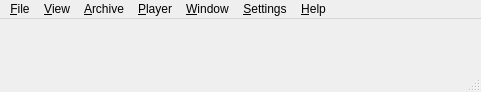
<?xml version="1.0" encoding="UTF-8"?>
<ui version="4.0">
 <class>MainWindow</class>
 <widget class="QMainWindow" name="MainWindow">
  <property name="geometry">
   <rect>
    <x>0</x>
    <y>0</y>
    <width>481</width>
    <height>92</height>
   </rect>
  </property>
  <widget class="QWidget" name="centralwidget"/>
  <widget class="QMenuBar" name="menubar">
   <property name="geometry">
    <rect>
     <x>0</x>
     <y>0</y>
     <width>481</width>
     <height>25</height>
    </rect>
   </property>
   <widget class="QMenu" name="menuFile">
    <property name="title">
     <string>&amp;File</string>
    </property>
    <addaction name="actionQuit"/>
   </widget>
   <widget class="QMenu" name="menuHelp">
    <property name="title">
     <string>&amp;Help</string>
    </property>
    <addaction name="actionAbout"/>
    <addaction name="actionAboutQt"/>
   </widget>
   <widget class="QMenu" name="menuView">
    <property name="title">
     <string>&amp;View</string>
    </property>
    <addaction name="actionSingleLayoutMode"/>
    <addaction name="actionSeparateLayoutMode"/>
   </widget>
   <widget class="QMenu" name="menuPlayer">
    <property name="title">
     <string>&amp;Player</string>
    </property>
    <addaction name="actionCreatePlayer"/>
    <addaction name="actionRecreatePlayer"/>
    <addaction name="actionDestroyPlayer"/>
    <addaction name="actionShowPlayer"/>
    <addaction name="separator"/>
    <addaction name="actionSourcePlay"/>
    <addaction name="actionSourcePause"/>
    <addaction name="actionSourceStop"/>
    <addaction name="actionSourceLoop"/>
   </widget>
   <widget class="QMenu" name="menuArchive">
    <property name="title">
     <string>&amp;Archive</string>
    </property>
    <addaction name="actionMountArchive"/>
    <addaction name="actionUnmountArchive"/>
    <addaction name="actionUnmountAllArchives"/>
   </widget>
   <widget class="QMenu" name="menuWindow">
    <property name="title">
     <string>&amp;Window</string>
    </property>
   </widget>
   <widget class="QMenu" name="menuSettings">
    <property name="title">
     <string>&amp;Settings</string>
    </property>
   </widget>
   <addaction name="menuFile"/>
   <addaction name="menuView"/>
   <addaction name="menuArchive"/>
   <addaction name="menuPlayer"/>
   <addaction name="menuWindow"/>
   <addaction name="menuSettings"/>
   <addaction name="menuHelp"/>
  </widget>
  <widget class="QStatusBar" name="statusbar"/>
  <action name="actionQuit">
   <property name="text">
    <string>&amp;Quit</string>
   </property>
   <property name="shortcut">
    <string>Ctrl+Q</string>
   </property>
  </action>
  <action name="actionAbout">
   <property name="text">
    <string>About</string>
   </property>
  </action>
  <action name="actionSingleLayoutMode">
   <property name="checkable">
    <bool>true</bool>
   </property>
   <property name="text">
    <string>Single View</string>
   </property>
  </action>
  <action name="actionSeparateLayoutMode">
   <property name="checkable">
    <bool>true</bool>
   </property>
   <property name="text">
    <string>Separate Windows</string>
   </property>
  </action>
  <action name="actionMountArchive">
   <property name="icon">
    <iconset resource="../res/res.qrc">
     <normaloff>:/icons/archive-mount.svg</normaloff>:/icons/archive-mount.svg</iconset>
   </property>
   <property name="text">
    <string>Mount</string>
   </property>
   <property name="toolTip">
    <string>Mount archive to file system</string>
   </property>
  </action>
  <action name="actionUnmountArchive">
   <property name="icon">
    <iconset resource="../res/res.qrc">
     <normaloff>:/icons/archive-unmount.svg</normaloff>:/icons/archive-unmount.svg</iconset>
   </property>
   <property name="text">
    <string>Unmount</string>
   </property>
   <property name="toolTip">
    <string>Unmount archive from file system</string>
   </property>
  </action>
  <action name="actionCreatePlayer">
   <property name="text">
    <string>Create Player</string>
   </property>
  </action>
  <action name="actionDestroyPlayer">
   <property name="text">
    <string>Destroy Player</string>
   </property>
  </action>
  <action name="actionSourcePlay">
   <property name="icon">
    <iconset resource="../res/res.qrc">
     <normaloff>:/icons/playback-play.svg</normaloff>:/icons/playback-play.svg</iconset>
   </property>
   <property name="text">
    <string>Play</string>
   </property>
  </action>
  <action name="actionSourcePause">
   <property name="icon">
    <iconset resource="../res/res.qrc">
     <normaloff>:/icons/playback-pause.svg</normaloff>:/icons/playback-pause.svg</iconset>
   </property>
   <property name="text">
    <string>Pause</string>
   </property>
  </action>
  <action name="actionSourceStop">
   <property name="icon">
    <iconset resource="../res/res.qrc">
     <normaloff>:/icons/playback-stop.svg</normaloff>:/icons/playback-stop.svg</iconset>
   </property>
   <property name="text">
    <string>Stop</string>
   </property>
  </action>
  <action name="actionSourceLoop">
   <property name="checkable">
    <bool>true</bool>
   </property>
   <property name="icon">
    <iconset resource="../res/res.qrc">
     <normaloff>:/icons/playback-loop.svg</normaloff>:/icons/playback-loop.svg</iconset>
   </property>
   <property name="text">
    <string>Loop</string>
   </property>
  </action>
  <action name="actionRecreatePlayer">
   <property name="text">
    <string>Recreate Player</string>
   </property>
  </action>
  <action name="actionShowPlayer">
   <property name="text">
    <string>Show Player</string>
   </property>
  </action>
  <action name="actionUnmountAllArchives">
   <property name="text">
    <string>Unmount All</string>
   </property>
  </action>
  <action name="actionAboutQt">
   <property name="text">
    <string>About Qt</string>
   </property>
  </action>
 </widget>
 <resources>
  <include location="../res/res.qrc"/>
 </resources>
 <connections/>
</ui>
